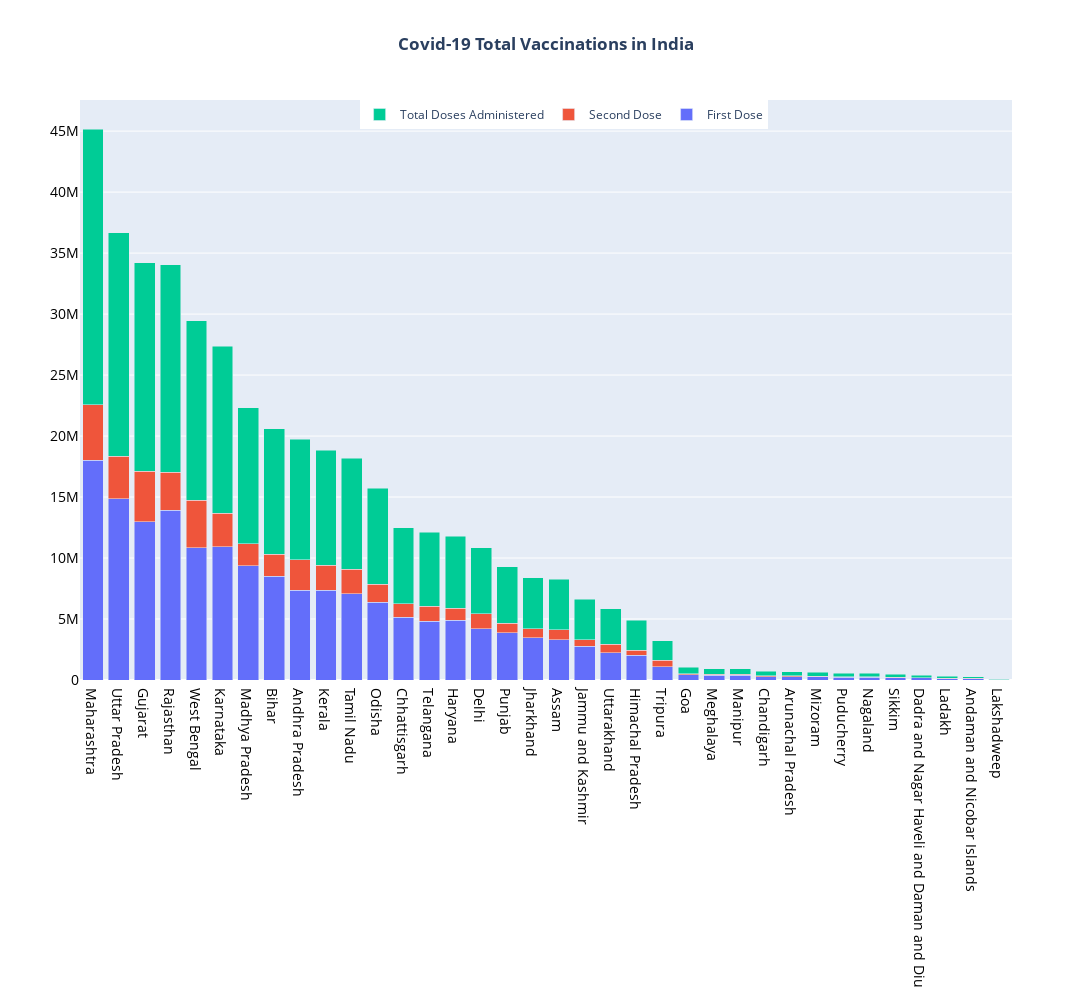

The notebook cell this image was saved under:
### Markdown cell above
### Plot denoting the total number of doses administered in each of the states with respect to the type of dose

### Code cell
fig = go.Figure(go.Bar(x= StateVaccineLatest.State, y= StateVaccineLatest.FirstDose, name='First Dose'))
fig.add_trace(go.Bar(x=StateVaccineLatest.State, y= StateVaccineLatest.SecondDose, name='Second Dose'))
fig.add_trace(go.Bar(x=StateVaccineLatest.State, y= StateVaccineLatest['Total Doses Administered'], name='Total Doses Administered'))

fig.update_layout(barmode='stack',legend_orientation="h",legend=dict(x= 0.3, y=1.0),
                  xaxis={'categoryorder':'total descending'},
                 title_text='<b>Covid-19 Total Vaccinations in India<b>',
                  title_x=0.5,
                  width= 1100,
                  height= 1000
                 )
fig.update_xaxes(tickfont=dict(color='black', size=14))
fig.update_yaxes(tickfont=dict(color='black', size=14))
fig.show()

### Figure 1 — Plotly figure (JSON) as saved in the notebook; plotly's stock layout.template omitted (floating-point values rounded to 4 significant figures)
{"data": [{"name": "First Dose", "type": "bar", "x": ["Ladakh", "Lakshadweep", "Tripura", "Goa", "Himachal Pradesh", "Sikkim", "Dadra and Nagar Haveli and Daman and Diu", "Andaman and Nicobar Islands", "Chandigarh", "Delhi", "Mizoram", "Uttarakhand", "Kerala", "Jammu and Kashmir", "Gujarat", "Rajasthan", "Chhattisgarh", "Haryana", "Arunachal Pradesh", "Karnataka", "Puducherry", "Maharashtra", "Odisha", "Punjab", "Telangana", "Manipur", "Andhra Pradesh", "Meghalaya", "Madhya Pradesh", "West Bengal", "Nagaland", "Assam", "Jharkhand", "Tamil Nadu", "Bihar", "Uttar Pradesh"], "y": [122206, 26687, 1103113, 433855, 2022636, 179322, 170105, 109087, 274606, 4194986, 264128, 2235181, 7345141, 2754861, 12965663, 13900165, 5134658, 4893257, 255678, 10929687, 218077, 18016877, 6380707, 3868801, 4802730, 387493, 7356423, 391350, 9378050, 10838457, 216978, 3304493, 3484293, 7063107, 8516097, 14854570]}, {"name": "Second Dose", "type": "bar", "x": ["Ladakh", "Lakshadweep", "Tripura", "Goa", "Himachal Pradesh", "Sikkim", "Dadra and Nagar Haveli and Daman and Diu", "Andaman and Nicobar Islands", "Chandigarh", "Delhi", "Mizoram", "Uttarakhand", "Kerala", "Jammu and Kashmir", "Gujarat", "Rajasthan", "Chhattisgarh", "Haryana", "Arunachal Pradesh", "Karnataka", "Puducherry", "Maharashtra", "Odisha", "Punjab", "Telangana", "Manipur", "Andhra Pradesh", "Meghalaya", "Madhya Pradesh", "West Bengal", "Nagaland", "Assam", "Jharkhand", "Tamil Nadu", "Bihar", "Uttar Pradesh"], "y": [37290, 6949, 507671, 95100, 433621, 59661, 25974, 15181, 74901, 1224355, 51117, 683922, 2068582, 546141, 4144956, 3116166, 1105870, 995944, 78329, 2753703, 51251, 4569743, 1477091, 770461, 1262079, 70445, 2512324, 74340, 1792269, 3879678, 51944, 833160, 710059, 2032747, 1791503, 3480439]}, {"name": "Total Doses Administered", "type": "bar", "x": ["Ladakh", "Lakshadweep", "Tripura", "Goa", "Himachal Pradesh", "Sikkim", "Dadra and Nagar Haveli and Daman and Diu", "Andaman and Nicobar Islands", "Chandigarh", "Delhi", "Mizoram", "Uttarakhand", "Kerala", "Jammu and Kashmir", "Gujarat", "Rajasthan", "Chhattisgarh", "Haryana", "Arunachal Pradesh", "Karnataka", "Puducherry", "Maharashtra", "Odisha", "Punjab", "Telangana", "Manipur", "Andhra Pradesh", "Meghalaya", "Madhya Pradesh", "West Bengal", "Nagaland", "Assam", "Jharkhand", "Tamil Nadu", "Bihar", "Uttar Pradesh"], "y": [159496, 33636, 1610784, 528955, 2456257, 238983, 196079, 124268, 349507, 5419341, 315245, 2919103, 9413723, 3301002, 17110619, 17016331, 6240528, 5889201, 334007, 13683390, 269328, 22586620, 7857798, 4639262, 6064809, 457938, 9868747, 465690, 11170319, 14718135, 268922, 4137653, 4194352, 9095854, 10307600, 18335009]}], "layout": {"barmode": "stack", "height": 1000, "legend": {"orientation": "h", "x": 0.3, "y": 1}, "title": {"text": "<b>Covid-19 Total Vaccinations in India<b>", "x": 0.5}, "width": 1100, "xaxis": {"categoryorder": "total descending", "tickfont": {"color": "black", "size": 14}}, "yaxis": {"tickfont": {"color": "black", "size": 14}}}}
